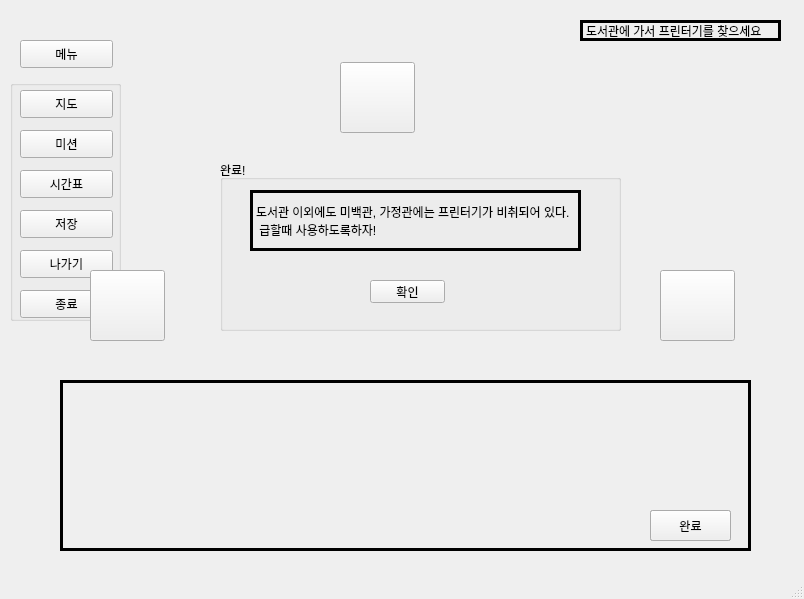
<?xml version="1.0" encoding="UTF-8"?>
<ui version="4.0">
 <class>SSG</class>
 <widget class="QMainWindow" name="SSG">
  <property name="geometry">
   <rect>
    <x>0</x>
    <y>0</y>
    <width>804</width>
    <height>599</height>
   </rect>
  </property>
  <property name="windowTitle">
   <string>SSG</string>
  </property>
  <widget class="QWidget" name="centralwidget">
   <widget class="QPushButton" name="menu">
    <property name="geometry">
     <rect>
      <x>20</x>
      <y>40</y>
      <width>93</width>
      <height>28</height>
     </rect>
    </property>
    <property name="text">
     <string>메뉴</string>
    </property>
   </widget>
   <widget class="QGroupBox" name="menuBox">
    <property name="geometry">
     <rect>
      <x>10</x>
      <y>80</y>
      <width>111</width>
      <height>241</height>
     </rect>
    </property>
    <property name="title">
     <string/>
    </property>
    <widget class="QPushButton" name="map">
     <property name="geometry">
      <rect>
       <x>10</x>
       <y>10</y>
       <width>93</width>
       <height>28</height>
      </rect>
     </property>
     <property name="text">
      <string>지도</string>
     </property>
    </widget>
    <widget class="QPushButton" name="mission">
     <property name="geometry">
      <rect>
       <x>10</x>
       <y>50</y>
       <width>93</width>
       <height>28</height>
      </rect>
     </property>
     <property name="text">
      <string>미션</string>
     </property>
    </widget>
    <widget class="QPushButton" name="save">
     <property name="geometry">
      <rect>
       <x>10</x>
       <y>130</y>
       <width>93</width>
       <height>28</height>
      </rect>
     </property>
     <property name="text">
      <string>저장</string>
     </property>
    </widget>
    <widget class="QPushButton" name="exit">
     <property name="geometry">
      <rect>
       <x>10</x>
       <y>210</y>
       <width>93</width>
       <height>28</height>
      </rect>
     </property>
     <property name="text">
      <string>종료</string>
     </property>
    </widget>
    <widget class="QPushButton" name="time">
     <property name="geometry">
      <rect>
       <x>10</x>
       <y>90</y>
       <width>93</width>
       <height>28</height>
      </rect>
     </property>
     <property name="text">
      <string>시간표</string>
     </property>
    </widget>
    <widget class="QPushButton" name="out_btn">
     <property name="geometry">
      <rect>
       <x>10</x>
       <y>170</y>
       <width>93</width>
       <height>28</height>
      </rect>
     </property>
     <property name="text">
      <string>나가기</string>
     </property>
    </widget>
   </widget>
   <widget class="QLabel" name="chat">
    <property name="geometry">
     <rect>
      <x>60</x>
      <y>380</y>
      <width>691</width>
      <height>171</height>
     </rect>
    </property>
    <property name="frameShape">
     <enum>QFrame::Box</enum>
    </property>
    <property name="lineWidth">
     <number>3</number>
    </property>
    <property name="midLineWidth">
     <number>3</number>
    </property>
    <property name="text">
     <string/>
    </property>
   </widget>
   <widget class="QLabel" name="mission_show">
    <property name="geometry">
     <rect>
      <x>580</x>
      <y>20</y>
      <width>201</width>
      <height>21</height>
     </rect>
    </property>
    <property name="frameShape">
     <enum>QFrame::Box</enum>
    </property>
    <property name="lineWidth">
     <number>3</number>
    </property>
    <property name="midLineWidth">
     <number>3</number>
    </property>
    <property name="text">
     <string>도서관에 가서 프린터기를 찾으세요</string>
    </property>
   </widget>
   <widget class="QPushButton" name="next">
    <property name="geometry">
     <rect>
      <x>650</x>
      <y>510</y>
      <width>81</width>
      <height>31</height>
     </rect>
    </property>
    <property name="text">
     <string>다음</string>
    </property>
   </widget>
   <widget class="QPushButton" name="go">
    <property name="geometry">
     <rect>
      <x>650</x>
      <y>510</y>
      <width>81</width>
      <height>31</height>
     </rect>
    </property>
    <property name="text">
     <string>확인</string>
    </property>
   </widget>
   <widget class="QLabel" name="imageLabel">
    <property name="geometry">
     <rect>
      <x>80</x>
      <y>60</y>
      <width>651</width>
      <height>311</height>
     </rect>
    </property>
    <property name="text">
     <string/>
    </property>
   </widget>
   <widget class="QPushButton" name="right">
    <property name="geometry">
     <rect>
      <x>660</x>
      <y>270</y>
      <width>75</width>
      <height>71</height>
     </rect>
    </property>
    <property name="text">
     <string/>
    </property>
   </widget>
   <widget class="QPushButton" name="front">
    <property name="geometry">
     <rect>
      <x>340</x>
      <y>62</y>
      <width>75</width>
      <height>71</height>
     </rect>
    </property>
    <property name="text">
     <string/>
    </property>
   </widget>
   <widget class="QPushButton" name="left">
    <property name="geometry">
     <rect>
      <x>90</x>
      <y>270</y>
      <width>75</width>
      <height>71</height>
     </rect>
    </property>
    <property name="text">
     <string/>
    </property>
   </widget>
   <widget class="QPushButton" name="com">
    <property name="geometry">
     <rect>
      <x>650</x>
      <y>510</y>
      <width>81</width>
      <height>31</height>
     </rect>
    </property>
    <property name="text">
     <string>완료</string>
    </property>
   </widget>
   <widget class="QGroupBox" name="missionBox">
    <property name="geometry">
     <rect>
      <x>220</x>
      <y>160</y>
      <width>401</width>
      <height>171</height>
     </rect>
    </property>
    <property name="title">
     <string>완료!</string>
    </property>
    <widget class="QLabel" name="chat_m">
     <property name="geometry">
      <rect>
       <x>30</x>
       <y>30</y>
       <width>331</width>
       <height>61</height>
      </rect>
     </property>
     <property name="frameShape">
      <enum>QFrame::Box</enum>
     </property>
     <property name="lineWidth">
      <number>3</number>
     </property>
     <property name="midLineWidth">
      <number>3</number>
     </property>
     <property name="text">
      <string>도서관 이외에도 미백관, 가정관에는 프린터기가 비취되어 있다.
 급할때 사용하도록하자!</string>
     </property>
    </widget>
    <widget class="QPushButton" name="OK">
     <property name="geometry">
      <rect>
       <x>150</x>
       <y>120</y>
       <width>75</width>
       <height>23</height>
      </rect>
     </property>
     <property name="text">
      <string>확인</string>
     </property>
    </widget>
   </widget>
  </widget>
  <widget class="QStatusBar" name="statusbar"/>
 </widget>
 <resources/>
 <connections/>
</ui>
